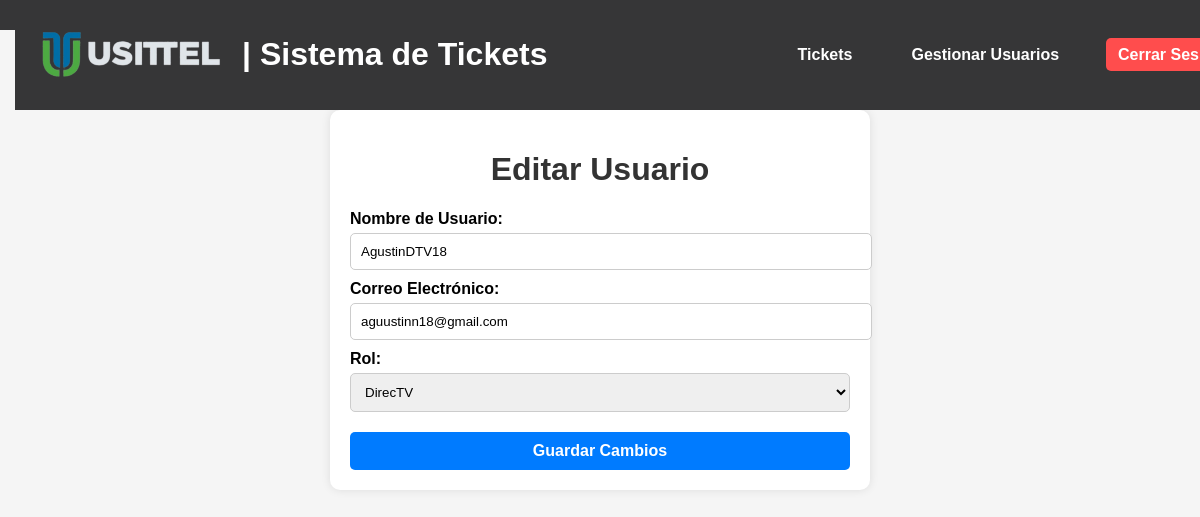
Screenshot of /edit-user/15 (signed in) with the database file from the repository.
### tables this page shows
CREATE TABLE "users" (
    id INTEGER PRIMARY KEY AUTOINCREMENT,
    username TEXT UNIQUE NOT NULL,
    password TEXT NOT NULL,
    email TEXT UNIQUE NOT NULL,
    role TEXT NOT NULL
, suspended INTEGER DEFAULT 0);

### app.py (the view, shortened to what this page needs)
@app.route('/edit-user/<int:id>', methods=['GET', 'POST'])
@login_required
def edit_user(id):
    if current_user.role != 'usittel':
        flash("Acceso denegado.", "error")
        return redirect(url_for('users'))
    conn = get_db_connection()
    user = conn.execute('SELECT * FROM users WHERE id = ?', (id,)).fetchone()
    if not user:
        conn.close()
        flash("Usuario no encontrado.", "error")
        return redirect(url_for('users'))
    conn.close()
    return render_template('edit_user.html', user=user)

### app.py (called while the page is built)
def get_db_connection():
    conn = sqlite3.connect('database.db', timeout=10)  # Espera hasta 10 segundos si la base de datos está bloqueada
    conn.row_factory = sqlite3.Row
    return conn

@login_manager.user_loader
def load_user(user_id):
    conn = get_db_connection()
    user = conn.execute('SELECT * FROM users WHERE id = ?', (user_id,)).fetchone()
    conn.close()
    if user:
        return User(id=user['id'], username=user['username'], role=user['role'])
    return None

### templates/edit_user.html (shortened to what this page needs)
{% extends "base.html" %}
{% block content %}
<div class="form-container">
    <h1>Editar Usuario</h1>
    <form method="POST">
        <label for="username">Nombre de Usuario:</label>
        <input type="text" name="username" value="{{ user['username'] }}" required>
        <label for="email">Correo Electrónico:</label>
        <input type="email" name="email" value="{{ user['email'] }}" required>
        <label for="role">Rol:</label>
        <select name="role">
            <option value="directv" {% if user['role'] == 'directv' %}selected{% endif %}>DirecTV</option>
        </select>
        <button type="submit" class="btn-action">Guardar Cambios</button>
    </form>
</div>
{% endblock %}

### static/styles.css (style rules this page uses)
body { font-family: Arial, sans-serif; margin: 0; padding: 0; background-color: #f5f5f5; }
h1 { color: #333; }
button { width: 100%; background: #007bff; color: white; border: none; padding: 10px; margin-top: 20px; border-radius: 5px; cursor: pointer; font-size: 16px; }
.form-container { max-width: 500px; margin: 50px auto; padding: 20px; background: #ffffff; border-radius: 10px; box-shadow: 0 0 10px rgba(0, 0, 0, 0.1); text-align: center; }
label { display: block; text-align: left; font-weight: bold; margin-top: 10px; }
input, select, textarea { width: 100%; padding: 10px; margin-top: 5px; border: 1px solid #ccc; border-radius: 5px; }
.btn-action { background: #007bff; padding: 10px; color: white; border-radius: 5px; font-weight: bold; }

### rows the page displays
users: username "AgustinDTV18", email "aguustinn18@gmail.com", role "DirecTV"
